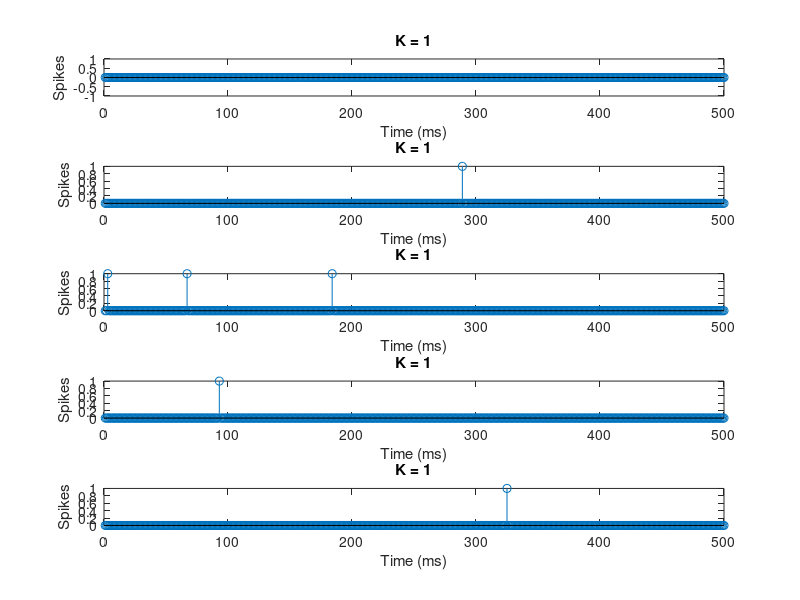
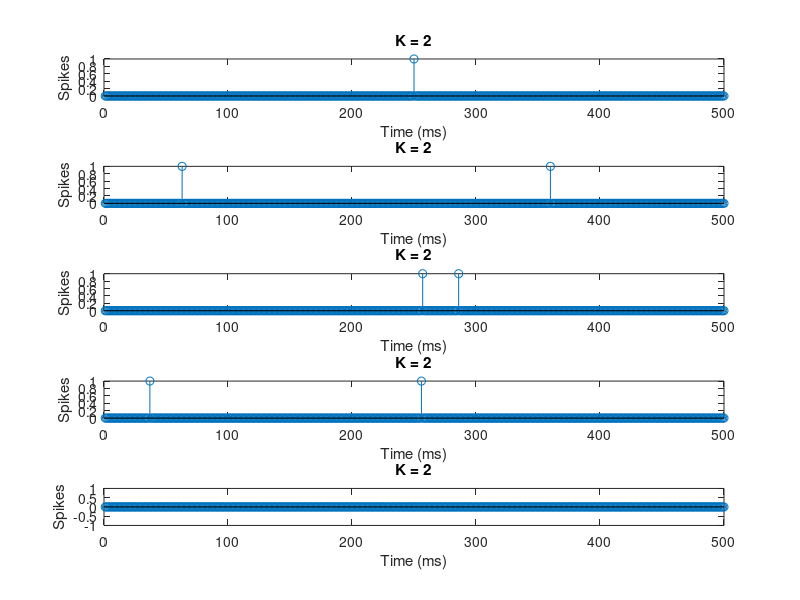
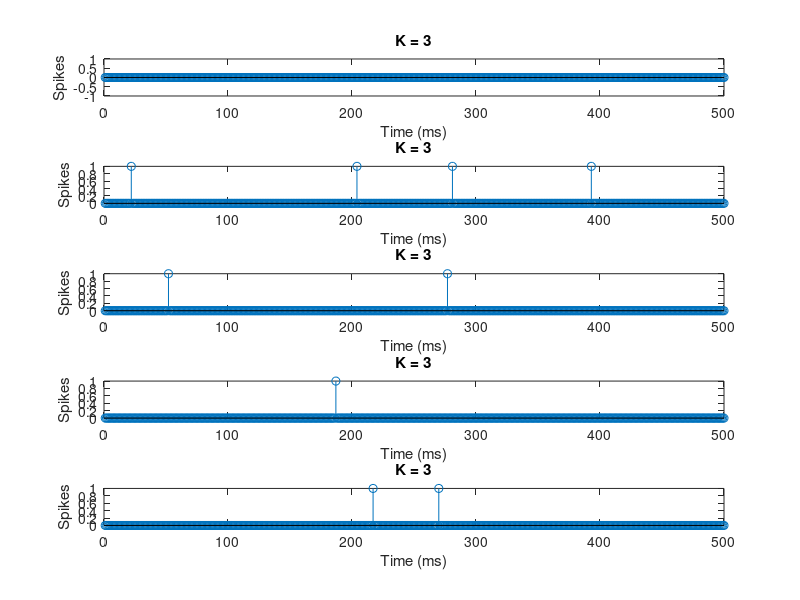
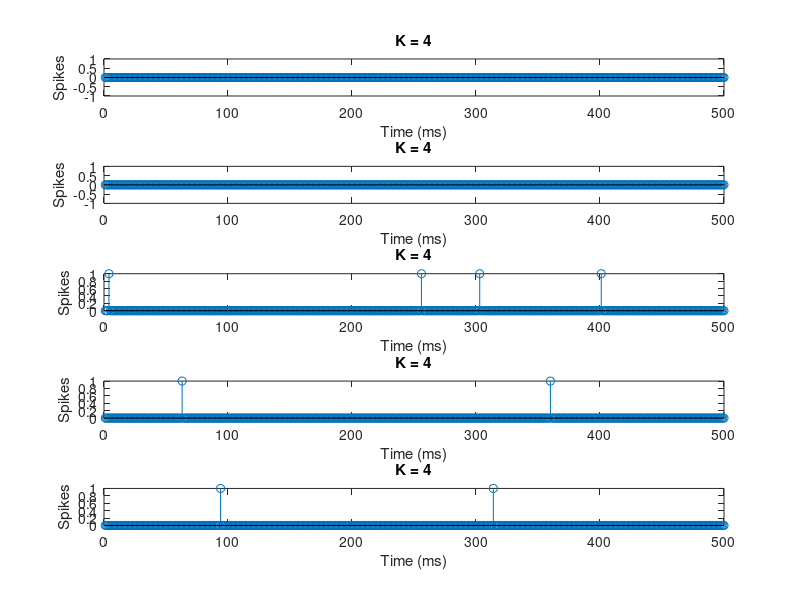

Write the MATLAB code that produced these figures, in order.
clear;

load ps2_data.mat

klist = 0:7;
lambda_list = [30*pi/180, 70*pi/180, 30*pi/180, 110*pi/180, 150*pi/180, 190*pi/180, 230*pi/180, 310*pi/180, 350*pi/180 ];

%Cell for holding 8 angles
cell_holder = cell(size(lambda_list,2),1);


% Size of each step
dt = 0.001;
% Window length in seconds
window_length = 0.5;
% Time chain
time = 0.0000:dt:window_length;



for i=1:8
    figure;
    rand_five = randi([1,182], 1, 5);
    [st1, st2, st3, st4, st5]  = trial(rand_five).spikes;
    st = [st1; st2; st3; st4; st5];
    for k=1:5
        subplot(5,1,k);
        stem(st(k,:));
        xlabel('Time (ms)');
        ylabel('Spikes');
        title_str = sprintf('K = %d', i);
        title(title_str);
    end
end


